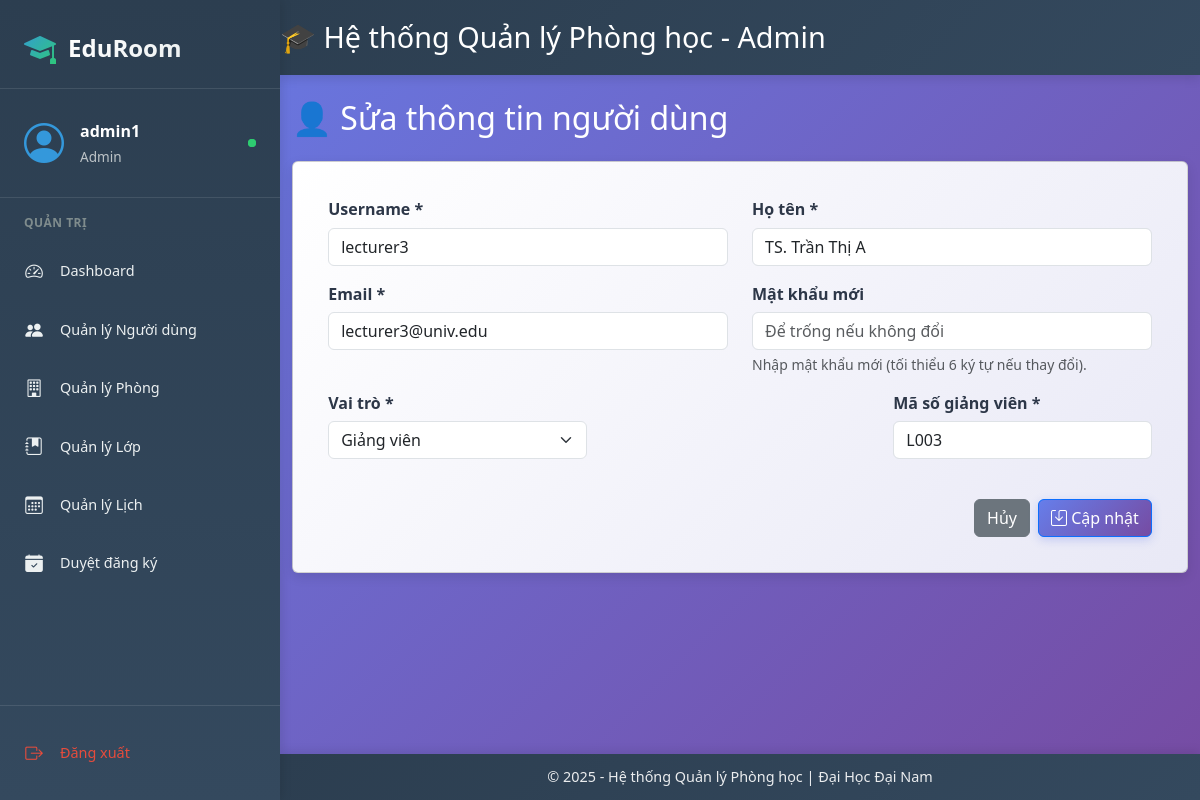
Screenshot of /classroom_management/admin/edit_user.php?id=4 (signed in) with the database file from the repository.
### tables this page shows
CREATE TABLE `users` (
  `user_id` int NOT NULL AUTO_INCREMENT,
  `username` varchar(50) NOT NULL,
  `password` varchar(255) NOT NULL,
  `email` varchar(100) DEFAULT NULL,
  `full_name` varchar(100) DEFAULT NULL,
  `role` enum('Admin','Lecturer','Student') NOT NULL,
  `student_code` varchar(20) DEFAULT NULL,
  `lecturer_code` varchar(20) DEFAULT NULL,
  PRIMARY KEY (`user_id`),
  UNIQUE KEY `username` (`username`),
  UNIQUE KEY `email` (`email`),
  UNIQUE KEY `student_code` (`student_code`),
  UNIQUE KEY `lecturer_code` (`lecturer_code`),
  CONSTRAINT `fk_lecturer_code` FOREIGN KEY (`lecturer_code`) REFERENCES `lecturers_list` (`lecturer_code`),
  CONSTRAINT `fk_student_code` FOREIGN KEY (`student_code`) REFERENCES `students_list` (`student_code`)
);

### classroom_management/admin/edit_user.php (the view, shortened to what this page needs)
<?php
include("../includes/header.php");
include("../includes/navbar.php");
include("../db.php");
$user_id = isset($_GET['id']) ? intval($_GET['id']) : 0;
$row = null;
if ($user_id > 0) {
    $result = mysqli_query($conn, "SELECT * FROM users WHERE user_id = $user_id");
    $row = mysqli_fetch_assoc($result);
}
?>
<div class="container mt-4">
    <div class="mb-4">
        <h2 class="text-white">👤 Sửa thông tin người dùng</h2>
    </div>
    <div class="card">
        <div class="card-body">
            <?php if ($row) { ?>
                <form method="POST" class="needs-validation" novalidate>
                    <div class="row">
                        <div class="col-md-6">
                            <div class="form-group mb-3">
                                <label for="username" class="form-label">Username *</label>
                                <input type="text" name="username" id="username" class="form-control"
                                       value="<?= htmlspecialchars($row['username']) ?>" required>
                            </div>
                        </div>
                        <div class="col-md-6">
                            <div class="form-group mb-3">
                                <label for="full_name" class="form-label">Họ tên *</label>
                                <input type="text" name="full_name" id="full_name" class="form-control"
                                       value="<?= htmlspecialchars($row['full_name']) ?>" required>
                            </div>
                        </div>
                    </div>
                    <div class="row">
                        <div class="col-md-6">
                            <div class="form-group mb-3">
                                <label for="email" class="form-label">Email *</label>
                                <input type="email" name="email" id="email" class="form-control"
                                       value="<?= htmlspecialchars($row['email']) ?>" required>
                            </div>
                        </div>
                        <div class="col-md-6">
                            <div class="form-group mb-3">
                                <label for="password" class="form-label">Mật khẩu mới</label>
                                <input type="password" name="password" id="password" class="form-control"
                                       placeholder="Để trống nếu không đổi">
                                <div class="form-text">Nhập mật khẩu mới (tối thiểu 6 ký tự nếu thay đổi).</div>
                            </div>
                        </div>
                    </div>
                    <div class="row">
                        <div class="col-md-4">
                            <div class="form-group mb-3">
                                <label for="role" class="form-label">Vai trò *</label>
                                <select name="role" id="role" class="form-select" required onchange="toggleCodeFields()">
                                    <option value="Lecturer" <?= $row['role'] == 'Lecturer' ? 'selected' : '' ?>>Giảng viên</option>
                                </select>
                            </div>
                        </div>
                        <div class="col-md-4">
                        </div>
                        <div class="col-md-4">
                            <div class="form-group mb-3 lecturer-field" style="display: <?= $row['role'] === 'Lecturer' ? 'block' : 'none' ?>;">
                                <label for="lecturer_code" class="form-label">Mã số giảng viên *</label>
                                <input type="text" name="lecturer_code" id="lecturer_code" class="form-control"
                                       value="<?= htmlspecialchars($row['lecturer_code'] ?? '') ?>"
                                       <?= $row['role'] === 'Lecturer' ? 'required' : '' ?>>
                            </div>
                        </div>
                    </div>
                    <div class="d-flex justify-content-end gap-2 mt-4">
                        <a href="users.php" class="btn btn-secondary">Hủy</a>
                        <button type="submit" name="edit_user" class="btn btn-primary">
                            <i class="bi bi-save"></i> Cập nhật
                        </button>
                    </div>
                </form>
            <?php } ?>
        </div>
    </div>
</div>
<?php include("../includes/footer.php"); ?>

### classroom_management/assets/css/style.css (style rules this page uses)
* { box-sizing: border-box; margin: 0; padding: 0; }
body { font-family: 'Roboto', 'Segoe UI', Tahoma, Geneva, Verdana, sans-serif; background: linear-gradient(135deg, #667eea 0%, #764ba2 100%); min-height: 100vh; color: #333; padding-left: 280px; padding-bottom: 60px; margin: 0; overflow-x: hidden; }
h1, h2, h3, h4, h5, h6 { font-weight: 700; margin-bottom: 0.6rem; color: #2d3748; }
h2 { font-size: 1.8rem; }
.card { background: linear-gradient(135deg, rgba(255, 255, 255, 0.9), rgba(230, 230, 245, 0.9)); border-radius: 12px; padding: 1.2rem; margin-bottom: 1rem; box-shadow: 0 4px 12px rgba(0, 0, 0, 0.1); border: 1px solid rgba(255, 255, 255, 0.3); transition: all 0.3s ease; height: 100%; }
.btn { display: inline-block; padding: 0.6rem 1.2rem; border: none; border-radius: 8px; text-decoration: none; font-weight: 600; font-size: 0.9rem; text-align: center; cursor: pointer; transition: all 0.3s ease; line-height: 1.4; }
.btn-primary { background: linear-gradient(135deg, #667eea, #764ba2); color: white; box-shadow: 0 3px 10px rgba(102, 126, 234, 0.3); }
.btn-secondary { background: rgba(255, 255, 255, 0.9); color: #667eea; border: 2px solid rgba(102, 126, 234, 0.3); }
.form-group { margin-bottom: 1rem; }
.form-group label { display: block; margin-bottom: 0.4rem; font-weight: 600; color: #2d3748; }
.form-control, .form-select { width: 100%; padding: 0.7rem; border: 2px solid #e2e8f0; border-radius: 8px; font-size: 0.9rem; transition: all 0.3s ease; background: white; }
.card, .quick-action-card { animation: fadeIn 0.5s ease-out; }
.mt-4 { margin-top: 1rem; }
.mb-3 { margin-bottom: 0.6rem; }
.row { display: flex; flex-wrap: wrap; margin: 0 -0.3rem; }
.col, .col-md-4, .col-md-6, .col-lg-3 { padding: 0 0.3rem; flex: 1; }
.col-md-4 { flex: 0 0 33.333%; }
.col-md-6 { flex: 0 0 50%; }

### rows the page displays
users: username "lecturer3", full_name "TS. Trần Thị A", email "lecturer3@univ.edu", role "Giảng viên", lecturer_code "L003"

### other values shown
$_SESSION['role'] "Admin"
$_SESSION['username'] "admin1"
